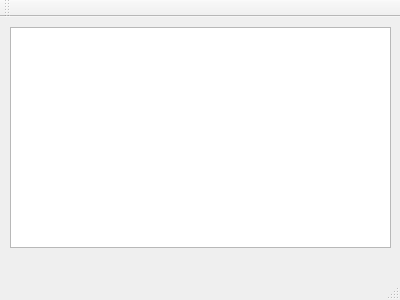
<?xml version="1.0" encoding="UTF-8"?>
<ui version="4.0">
 <class>MainWindow</class>
 <widget class="QMainWindow" name="MainWindow">
  <property name="geometry">
   <rect>
    <x>0</x>
    <y>0</y>
    <width>400</width>
    <height>300</height>
   </rect>
  </property>
  <property name="windowTitle">
   <string>MainWindow</string>
  </property>
  <widget class="QWidget" name="centralWidget">
   <widget class="ComplexCanvas" name="complexcanvas">
    <property name="geometry">
     <rect>
      <x>10</x>
      <y>10</y>
      <width>381</width>
      <height>221</height>
     </rect>
    </property>
   </widget>
  </widget>
  <widget class="QMenuBar" name="menuBar">
   <property name="geometry">
    <rect>
     <x>0</x>
     <y>0</y>
     <width>400</width>
     <height>21</height>
    </rect>
   </property>
  </widget>
  <widget class="QToolBar" name="mainToolBar">
   <attribute name="toolBarArea">
    <enum>TopToolBarArea</enum>
   </attribute>
   <attribute name="toolBarBreak">
    <bool>false</bool>
   </attribute>
  </widget>
  <widget class="QStatusBar" name="statusBar"/>
 </widget>
 <layoutdefault spacing="6" margin="11"/>
 <customwidgets>
  <customwidget>
   <class>ComplexCanvas</class>
   <extends>QGraphicsView</extends>
   <header>complexcanvas.h</header>
  </customwidget>
 </customwidgets>
 <resources/>
 <connections/>
</ui>
